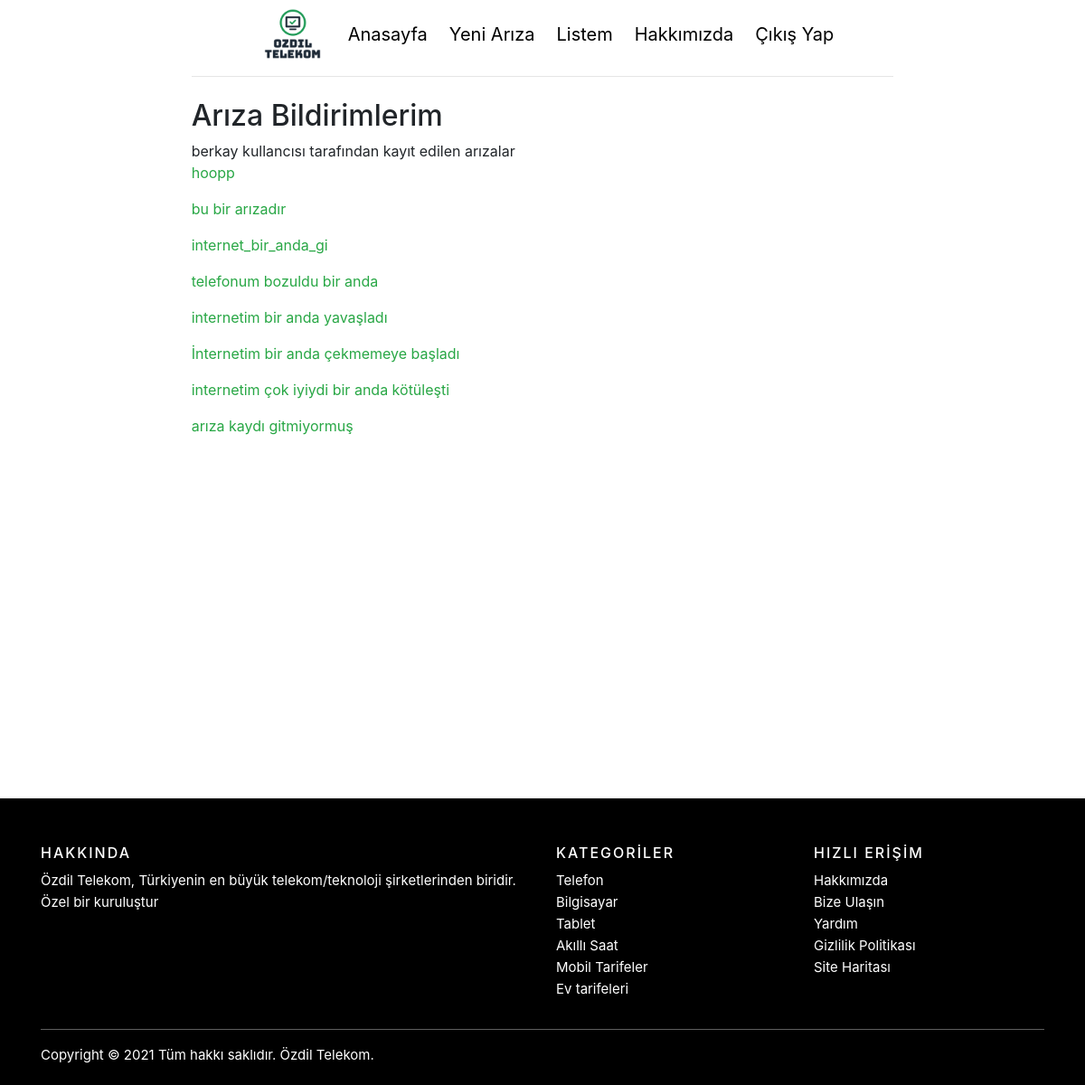
Screenshot of /view/ (signed in) with the database file from the repository.
### register/models.py (models this page shows)
class CustomUser(AbstractUser):
    email = models.EmailField(_('email address'), unique=True)
    privateKey = models.CharField(_('privateKey'), unique=True, max_length=100)

### root/models.py (models this page shows, shortened)
class ArizaKaydi(models.Model):
    user = models.ForeignKey(User,
                            on_delete=models.CASCADE,
                            related_name="ariza",
                            null=True)
    name = models.CharField(max_length=30)

### root/views.py (the view)
# urls.py: path("view/", views.view, name="view"),
def view(response):
    return render(response, "root/view.html")

### root/templates/root/view.html (shortened to what this page needs)
{% extends "root/base.html" %}
{% block content %}
<h2>
  Arıza Bildirimlerim
</h2>
{{ user }} kullancısı tarafından kayıt edilen arızalar
{% for td in user.ariza.all %}
<p><a href="/{{td.id}}">{{td.name}}</a></p>
{% endfor %}
<br>
<br>
<br>
<br>
<br>
<br>
<br>
<br>
<br>
<br>
<br>
<br>
<br>
<br>
<br>
<br>
{% endblock %}

### root/templates/root/base.html (shortened to what this page needs)
<!DOCTYPE html>
<html lang="tr">
<head>
<link rel="stylesheet" href="https://stackpath.bootstrapcdn.com/bootstrap/4.3.1/css/bootstrap.min.css">
{% load static %}
<link rel="stylesheet"  href="{%  static  'css/base.css'  %}">
<link rel="stylesheet"  href="{%  static  'css/home.css'  %}">
</head>
<body>
    <div class="sidenav">
		<a href="/">
			<img src="{% static '/logo/logo.png' %}" alt="My image" style="width: 75px;">
		</a>
		{% if user.is_authenticated %}
			<a href="/">Anasayfa</a>
			<a href="/create">Yeni Arıza</a>
			<a href="/view">Listem</a>
			<a href="/about">Hakkımızda</a>
			<a href="{% url 'logout' %}">Çıkış Yap</a>
		{% else %}
		<a href="/admin" title="Bu kısma erişebilmeniz için ADMIN olmalısınız">Tüm Liste</a>
		<a href="{% url 'login' %}">Giriş Yap</a>
			<a href="/register">Kaydol</a>
		{% endif %}
	</div>
    <div id="content" name="content" class="main">
		<div class="row justify-content-center">
			<div class="col-8">
				<hr class="mt-0 mb-4">
					{% block content %}
					{% endblock %}
			</div>
		</div>
	</div>
<footer class="site-footer">
	<div class="container">
		<div class="row">
			<div class="col-sm-12 col-md-6">
				<h6>Hakkında</h6>
				<p class="text-justify">
					Özdil Telekom, Türkiyenin en büyük telekom/teknoloji şirketlerinden biridir. <br> Özel bir kuruluştur
				</p>
				</div>
			<div class="col-xs-6 col-md-3">
				<h6>Kategoriler</h6>
				<ul class="footer-links">
					<li><a href="#">Telefon</a></li>
					<li><a href="#">Bilgisayar</a></li>
					<li><a href="#">Tablet</a></li>
					<li><a href="#">Akıllı Saat</a></li>
					<li><a href="#">Mobil Tarifeler</a></li>
					<li><a href="#">Ev tarifeleri</a></li>
				</ul>
			</div>
			<div class="col-xs-6 col-md-3">
				<h6>Hızlı Erişim</h6>
				<ul class="footer-links">
					<li><a href="#">Hakkımızda</a></li>
					<li><a href="#">Bize Ulaşın</a></li>
					<li><a href="#">Yardım</a></li>
					<li><a href="#">Gizlilik Politikası</a></li>
					<li><a href="#">Site Haritası</a></li>
				</ul>
			</div>
		</div>
		<hr>
	</div>
	<div class="container">
		<div class="row">
			<div class="col-md-8 col-sm-6 col-xs-12">
				<p class="copyright-text">Copyright &copy; 2021 Tüm hakkı saklıdır.
				<a href="#">Özdil Telekom</a>.
				</p>
			</div>
		</div>
	</div>
</footer>
</body>
</html>

### root/static/css/base.css (style rules this page uses)
* { margin: 0; padding: 0; }
html, body { top: 100px; height: 100%; }
a { color: #28A745; }
.sidenav { width:100%; height:75px; position: fixed; z-index: 1; top:0; left:0; background-color: #fff; overflow:hidden; display: flex; justify-content: center; align-items: center; }
.sidenav a { padding:6px 8px 6px 16px; text-decoration: none; font-size:20px; color: #000; display:inline; overflow: hidden; }
.main { margin-top: 5%; padding: 0px 10px; }
.site-footer { background-color:#000000; padding:45px 0 20px; font-size:15px; line-height:24px; color:#fff; border: .5px solid black; }
.site-footer hr { border-top-color:#bbb; opacity:0.5 }
.site-footer h6 { color:#fff; font-size:16px; text-transform:uppercase; margin-top:5px; letter-spacing:2px }
.site-footer a { color:#fff; }
.footer-links { padding-left:0; list-style:none }
.footer-links li { display:block }
.footer-links a { color:#fff }
.copyright-text { margin:0 }

### root/static/css/home.css (style rules this page uses)
img { width: 100px; }

### rows the page displays
CustomUser: username "berkay"
ArizaKaydi: name "hoopp"
ArizaKaydi: name "bu bir arızadır"
ArizaKaydi: name "internet_bir_anda_gi"
ArizaKaydi: name "telefonum bozuldu bir anda"
ArizaKaydi: name "internetim bir anda yavaşladı"
ArizaKaydi: name "İnternetim bir anda çekmemeye başladı"
ArizaKaydi: name "internetim çok iyiydi bir anda kötüleşti"
ArizaKaydi: name "arıza kaydı gitmiyormuş"
